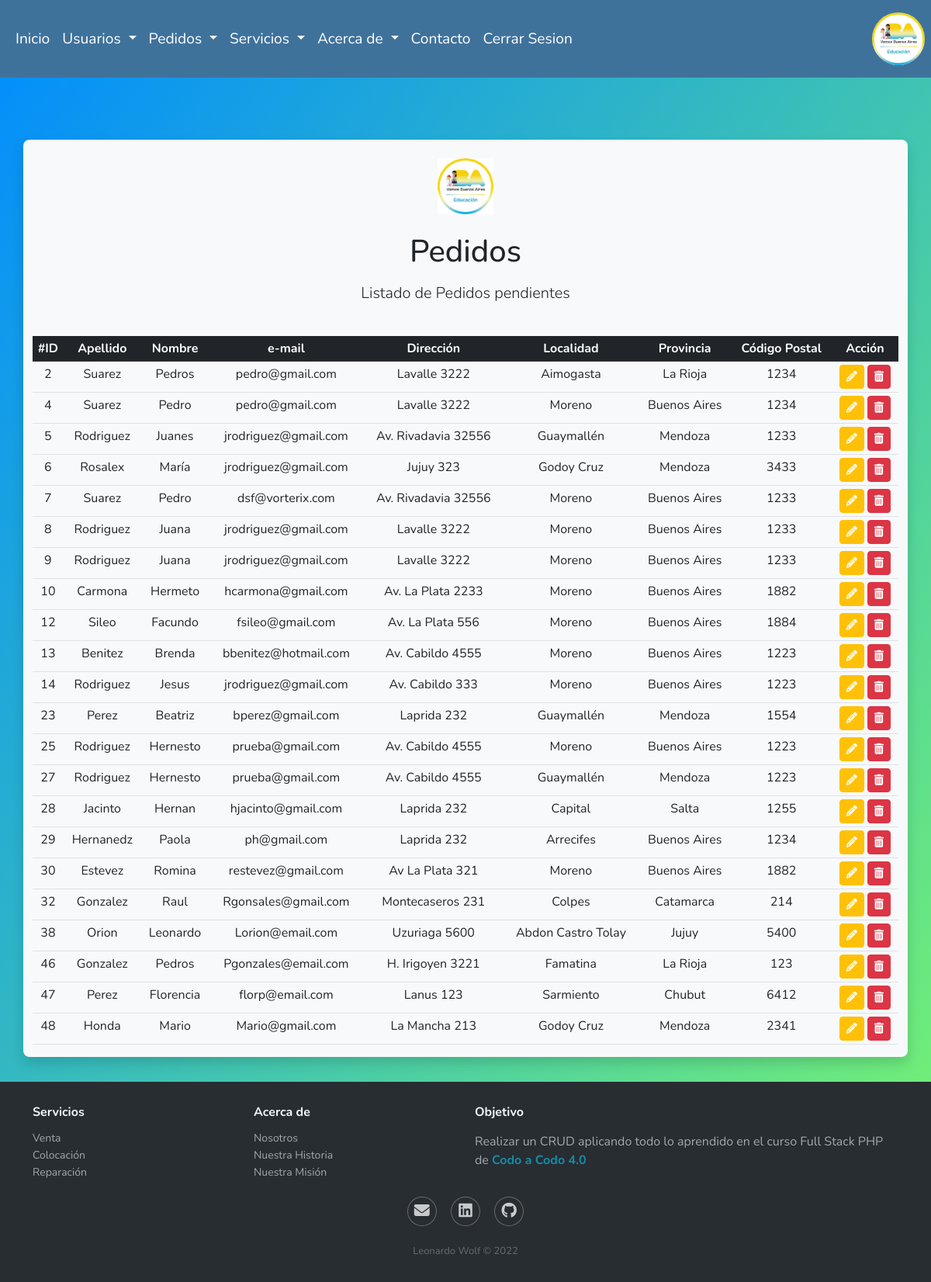
The page /ProyectoFinal/view/listadoPedidos.php (signed in) on the database its author committed.
### tables this page shows
CREATE TABLE `pedidos` (
  `idpedido` int(11) NOT NULL,
  `nombre` varchar(40) NOT NULL,
  `apellido` varchar(40) NOT NULL,
  `usuario` varchar(20) NOT NULL,
  `mail` varchar(30) NOT NULL,
  `lugarentrega` varchar(80) NOT NULL,
  `localidad` int(11) NOT NULL,
  `codpostal` varchar(9) NOT NULL,
  `formadepago` varchar(10) NOT NULL,
  `tarjtitular` varchar(40) NOT NULL,
  `tarjnumero` bigint(16) NOT NULL,
  `tarjvto` varchar(10) NOT NULL,
  `tarjclave` int(11) NOT NULL
);

CREATE TABLE `localidades` (
  `idlocalidad` int(11) NOT NULL,
  `nombre` varchar(40) NOT NULL,
  `idProvincia` int(11) NOT NULL
);

CREATE TABLE `provincias` (
  `idprovincia` int(11) NOT NULL,
  `nombre` varchar(40) NOT NULL
);

### ProyectoFinal/dao/PedidoDAO.php (called while the page is built, shortened)
 <?php
 require_once "../dataBase/ConexionDB.php";
 require_once "../model/Pedido.php";
 require_once "../dao/LocalidadDAO.php";
 class PedidoDAO
 {
   public function listarPedidos()
   {
     $con = new ConexionDB();
     $con->conectar();
     $result = $con->ejecutar("SELECT * FROM pedidos");
     $locDAO = new LocalidadDAO();
     while ($pedido = $result->fetch_assoc()) {
       $localidad = $locDAO->getLocalidadXID($pedido["localidad"]);
       $pedObj = new Pedido(
         $pedido["idpedido"],
         $pedido["nombre"],
         $pedido["apellido"],
         $pedido["usuario"],
         $pedido["mail"],
         $pedido["lugarentrega"],
         $localidad,
         $pedido["codpostal"],
         $pedido["formadepago"],
         $pedido["tarjtitular"],
         $pedido["tarjnumero"],
         $pedido["tarjvto"],
         $pedido["tarjclave"]
       );
       $listPedidos[] = $pedObj;
     }
     return $listPedidos;
   }
 }
?>

### ProyectoFinal/dataBase/ConexionDB.php (called while the page is built, shortened)
<?php
class ConexionDB
{
  private $host;
  private $user;
  private $password;
  private $databaseName;
  private $port;
  private $conexion;
  function __construct(
    $host = DB_HOST,
    $user = DB_USER,
    $password = DB_PASS,
    $databaseName = DB_DATABASENAME,
    $port = DB_PORT
  ) {
    $this->host = $host;
    $this->user = $user;
    $this->password = $password;
    $this->databaseName = $databaseName;
    $this->port = $port;
  }
  public function conectar()
  {
    $this->conexion = new mysqli(
      $this->host,
      $this->user,
      $this->password,
      $this->databaseName,
      $this->port
    );
  }
  public function ejecutar($sql)
  {
    return $this->conexion->query($sql);
  }
}
?>

### ProyectoFinal/dao/LocalidadDAO.php (called while the page is built, shortened)
<?php
require_once "../dataBase/ConexionDB.php";
require_once "../model/Localidad.php";
require_once "../dao/ProvinciaDAO.php";
class LocalidadDAO
{
  public function getLocalidadXID($id)
  {
    $con = new ConexionDB();
    $con->conectar();
    $result = $con->ejecutar(
      "SELECT * FROM localidades WHERE idlocalidad = $id"
    );
    $provDAO = new ProvinciaDAO();
    while ($localidad = $result->fetch_assoc()) {
      $provincia = $provDAO->getProvinciaXID($localidad["idProvincia"]);
      $locObj = new Localidad(
        $localidad["idlocalidad"],
        $localidad["nombre"],
        $provincia
      );
    }
    return $locObj;
  }
}
?>

### ProyectoFinal/dao/ProvinciaDAO.php (called while the page is built, shortened)
<?php
require_once "../dataBase/ConexionDB.php";
require_once "../model/Provincia.php";
class ProvinciaDAO
{
  public function getProvinciaXID($id)
  {
    $con = new ConexionDB();
    $con->conectar();
    $result = $con->ejecutar(
      "SELECT * FROM provincias WHERE idprovincia = $id"
    );
    while ($provincia = $result->fetch_assoc()) {
      $provObj = new Provincia($provincia["idprovincia"], $provincia["nombre"]);
    }
    return $provObj;
  }
}
?>

### ProyectoFinal/model/Pedido.php (called while the page is built, shortened)
<?php
require_once "Localidad.php";
class Pedido
{
  private $idPedido;
  private $nombre;
  private $apellido;
  private $mail;
  private $lugarEntrega;
  private Localidad $localidad;
  private $codPostal;
  function __construct(
    $idPedido,
    $nombre,
    $apellido,
    $usuario,
    $mail,
    $lugarEntrega,
    $localidad,
    $codPostal,
    $formaDePago,
    $tarjTitular,
    $tarjNumero,
    $tarjVto,
    $tarjClave
  ) {
    $this->idPedido = $idPedido;
    $this->nombre = $nombre;
    $this->apellido = $apellido;
    $this->mail = $mail;
    $this->lugarEntrega = $lugarEntrega;
    $this->localidad = $localidad;
    $this->codPostal = $codPostal;
  }
  public function getIdPedido()
  {
    return $this->idPedido;
  }
  public function getNombre()
  {
    return $this->nombre;
  }
  public function getApellido()
  {
    return $this->apellido;
  }
  public function getMail()
  {
    return $this->mail;
  }
  public function getLugarEntrega()
  {
    return $this->lugarEntrega;
  }
  public function getLocalidad()
  {
    return $this->localidad;
  }
  public function getCodPostal()
  {
    return $this->codPostal;
  }
}
?>

### ProyectoFinal/model/Localidad.php (called while the page is built, shortened)
<?php
require_once "Provincia.php";
class Localidad
{
  private $nombre;
  private Provincia $provincia;
  public function __construct($idlocalidad, $nombre, Provincia $provincia)
  {
    $this->nombre = $nombre;
    $this->provincia = $provincia;
  }
  public function getNombre()
  {
    return $this->nombre;
  }
  public function getprovincia()
  {
    return $this->provincia;
  }
}
?>

### ProyectoFinal/model/Provincia.php (called while the page is built, shortened)
<?php
class Provincia
{
  private $nombre;
  public function __construct($idprovincia, $nombre)
  {
    $this->nombre = $nombre;
  }
  public function getNombre()
  {
    return $this->nombre;
  }
}
?>

### ProyectoFinal/view/listadoPedidos.php (the view, shortened to what this page needs)
<!doctype html>
<html lang="en">
<head>
    <?php include "../assets/fragments/head.php"; ?>
    <link href="../assets/css/inicio.css" rel="stylesheet" type="text/css" />
</head>
<body class="bg-grad">
    <header>
        <?= menu() ?>
    </header>
    <div class="d-flex justify-content-center align-items-center my-7">
        <div class="container text-center bg-light rounded-3 shadow">
            <div class="py-4 text-center">
                <img class="d-block mx-auto mb-4" src="../assets/images/logo.jpg" alt="Logo caba" width="72" height="72">
                <h1>Pedidos</h1>
                <p class="lead">Listado de Pedidos pendientes</p>
            </div>
            <div class="table-responsive">
                <table class="table table-hover table-sm bg-light">
                    <thead class="table-dark">
                        <tr>
                            <th scope="col">#ID</th>
                            <th scope="col">Apellido</th>
                            <th scope="col">Nombre</th>
                            <th scope="col">e-mail</th>
                            <th scope="col">Dirección</th>
                            <th scope="col">Localidad</th>
                            <th scope="col">Provincia</th>
                            <th scope="col">Código Postal</th>
                            <th scope="col">Acción</th>
                        </tr>
                    </thead>
                    <tbody>
                        <?php
                        require_once "../dao/PedidoDAO.php";
                        $pedidoDAO = new PedidoDAO();
                        $listaPedidos = $pedidoDAO->listarPedidos();
                        foreach ($listaPedidos as $pedido) {
                          $html = "<tr>";
                          $html .= "<td>" . $pedido->getIdPedido() . "</td>";
                          $html .= "<td>" . $pedido->getApellido() . "</td>";
                          $html .= "<td>" . $pedido->getNombre() . "</td>";
                          $html .= "<td>" . $pedido->getMail() . "</td>";
                          $html .=
                            "<td>" . $pedido->getLugarEntrega() . "</td>";
                          $html .=
                            "<td>" .
                            $pedido->getLocalidad()->getNombre() .
                            "</td>";
                          $html .=
                            "<td>" .
                            $pedido
                              ->getLocalidad()
                              ->getProvincia()
                              ->getNombre() .
                            "</td>";
                          $html .= "<td>" . $pedido->getCodPostal() . "</td>";
                          echo $html;
                          ?>
                            <td>
                             <a class='btn btn-sm btn-warning text-white' role='button' href='updatePedido.php?id=<?php echo $pedido->getIdPedido(); ?>'><i class='fas fa-pencil-alt'></i></a>
                             <a class='btn btn-sm btn-danger' href='#' role='button' onclick="confirmar(<?php echo $pedido->getIdPedido(); ?>)" ><i class='fas fa-trash-alt'></i></a>
                            </td>
                            <?php echo "</tr>";
                        }
                        ?>
                    </tbody>
                </table>
            </div>
        </div>
    </div>
    <?= footer() ?>
</body>
</html>

### ProyectoFinal/assets/css/inicio.css (style rules this page uses)
* { margin: 0px; padding: 0px; }
html { scroll-behavior: smooth; }
body { background: white; font-family: "Nunito", serif; }
p { margin-top: 15px; }
.bg-grad { background-image: linear-gradient( to bottom right, rgb(0, 140, 255), rgb(121, 245, 110) ); min-height: 100vh; }
.my-7 { margin-top: 5rem !important; margin-bottom: 2rem !important; }

### rows shown on the page
pedidos: idpedido "2", apellido "Suarez", nombre "Pedros", mail "pedro@gmail.com", lugarentrega "Lavalle 3222", localidad.nombre "Aimogasta", codpostal "1234"
provincias: nombre "La Rioja"
pedidos: idpedido "4", apellido "Suarez", nombre "Pedro", mail "pedro@gmail.com", lugarentrega "Lavalle 3222", localidad.nombre "Moreno", codpostal "1234"
provincias: nombre "Buenos Aires"
pedidos: idpedido "5", apellido "Rodriguez", nombre "Juanes", mail "jrodriguez@gmail.com", lugarentrega "Av. Rivadavia 32556", localidad.nombre "Guaymallén", codpostal "1233"
provincias: nombre "Mendoza"
pedidos: idpedido "6", apellido "Rosalex", nombre "María", mail "jrodriguez@gmail.com", lugarentrega "Jujuy 323", localidad.nombre "Godoy Cruz", codpostal "3433"
pedidos: idpedido "7", apellido "Suarez", nombre "Pedro", mail "dsf@vorterix.com", lugarentrega "Av. Rivadavia 32556", localidad.nombre "Moreno", codpostal "1233"
pedidos: idpedido "8", apellido "Rodriguez", nombre "Juana", mail "jrodriguez@gmail.com", lugarentrega "Lavalle 3222", localidad.nombre "Moreno", codpostal "1233"
pedidos: idpedido "9", apellido "Rodriguez", nombre "Juana", mail "jrodriguez@gmail.com", lugarentrega "Lavalle 3222", localidad.nombre "Moreno", codpostal "1233"
pedidos: idpedido "10", apellido "Carmona", nombre "Hermeto", mail "hcarmona@gmail.com", lugarentrega "Av. La Plata 2233", localidad.nombre "Moreno", codpostal "1882"
pedidos: idpedido "12", apellido "Sileo", nombre "Facundo", mail "fsileo@gmail.com", lugarentrega "Av. La Plata 556", localidad.nombre "Moreno", codpostal "1884"
pedidos: idpedido "13", apellido "Benitez", nombre "Brenda", mail "bbenitez@hotmail.com", lugarentrega "Av. Cabildo 4555", localidad.nombre "Moreno", codpostal "1223"
pedidos: idpedido "14", apellido "Rodriguez", nombre "Jesus", mail "jrodriguez@gmail.com", lugarentrega "Av. Cabildo 333", localidad.nombre "Moreno", codpostal "1223"
pedidos: idpedido "23", apellido "Perez", nombre "Beatriz", mail "bperez@gmail.com", lugarentrega "Laprida 232", localidad.nombre "Guaymallén", codpostal "1554"
pedidos: idpedido "25", apellido "Rodriguez", nombre "Hernesto", mail "prueba@gmail.com", lugarentrega "Av. Cabildo 4555", localidad.nombre "Moreno", codpostal "1223"
pedidos: idpedido "27", apellido "Rodriguez", nombre "Hernesto", mail "prueba@gmail.com", lugarentrega "Av. Cabildo 4555", localidad.nombre "Guaymallén", codpostal "1223"
pedidos: idpedido "28", apellido "Jacinto", nombre "Hernan", mail "hjacinto@gmail.com", lugarentrega "Laprida 232", localidad.nombre "Capital", codpostal "1255"
provincias: nombre "Salta"
pedidos: idpedido "29", apellido "Hernanedz", nombre "Paola", mail "ph@gmail.com", lugarentrega "Laprida 232", localidad.nombre "Arrecifes", codpostal "1234"
pedidos: idpedido "30", apellido "Estevez", nombre "Romina", mail "restevez@gmail.com", lugarentrega "Av La Plata 321", localidad.nombre "Moreno", codpostal "1882"
pedidos: idpedido "32", apellido "Gonzalez", nombre "Raul", mail "Rgonsales@gmail.com", lugarentrega "Montecaseros 231", localidad.nombre "Colpes", codpostal "214"
provincias: nombre "Catamarca"
pedidos: idpedido "38", apellido "Orion", nombre "Leonardo", mail "Lorion@email.com", lugarentrega "Uzuriaga 5600", localidad.nombre "Abdon Castro Tolay", codpostal "5400"
provincias: nombre "Jujuy"
pedidos: idpedido "46", apellido "Gonzalez", nombre "Pedros", mail "Pgonzales@email.com", lugarentrega "H. Irigoyen 3221", localidad.nombre "Famatina", codpostal "123"
pedidos: idpedido "47", apellido "Perez", nombre "Florencia", mail "florp@email.com", lugarentrega "Lanus 123", localidad.nombre "Sarmiento", codpostal "6412"
provincias: nombre "Chubut"
pedidos: idpedido "48", apellido "Honda", nombre "Mario", mail "Mario@gmail.com", lugarentrega "La Mancha 213", localidad.nombre "Godoy Cruz", codpostal "2341"
